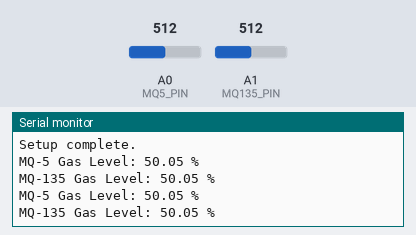
This program was run on a simulated Arduino Uno, built with avr-gcc and run on an emulated ATmega328P. On the bench: the last lines printed to the serial monitor. The test bench sets the inputs (shaded band); at power-on: A0 (MQ5_PIN) = 512, A1 (MQ135_PIN) = 512.

Above: at 1.8 s.
1.9 s: A0 (MQ5_PIN) set to 716
At 2.6 s:
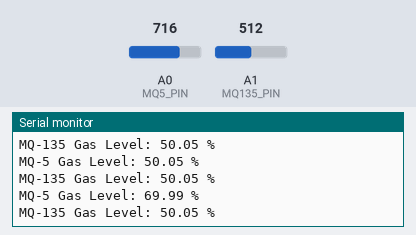
3.4 s: A1 (MQ135_PIN) set to 716
At 4.7 s:
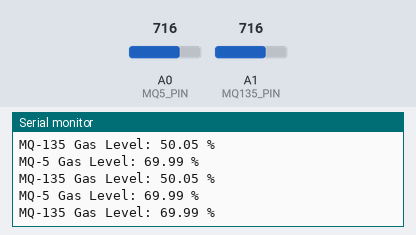
4.9 s: A0 (MQ5_PIN) set to 900
At 5.9 s:
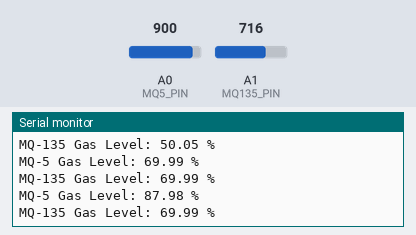
6.4 s: A1 (MQ135_PIN) set to 900
At 7.9 s:
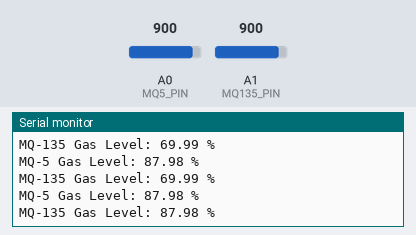
Timing chart, 0 to 8.9 s (numbered marks = the images above; inputs shaded):
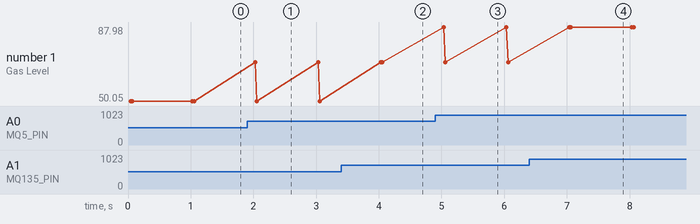

Measured:
- after the input at 1.9 s, the serial monitor: prints a new line after 0.13 s (image 1)
- after the input at 3.4 s, the serial monitor: prints a new line after 0.66 s (image 2)
- after the input at 4.9 s, the serial monitor: prints a new line after 0.13 s (image 3)
- after the input at 6.4 s, the serial monitor: prints a new line after 0.66 s (image 4)

The program:

main.cpp
```cpp
#include <Arduino.h>
// Pin definitions for MQ sensors
#define MQ5_PIN A0     // MQ-5 sensor analog pin
#define MQ135_PIN A1   // MQ-135 sensor analog pin
void setup() {
    // Initialize USB serial communication (for debugging on PC)
    Serial.begin(9600);
    Serial.println("System is starting...");
    // Set MQ sensor pins as input (optional since analog pins are input by default)
    pinMode(MQ5_PIN, INPUT);
    pinMode(MQ135_PIN, INPUT);
    Serial.println("Setup complete.");
}
void loop() {
    // Read analog values from MQ-5 and MQ-135 sensors
    int mq5Value = analogRead(MQ5_PIN);
    int mq135Value = analogRead(MQ135_PIN);
    // Convert analog values to gas concentration percentage (arbitrary scaling)
    float mq5Concentration = (mq5Value / 1023.0) * 100.0;   // Scale to percentage
    float mq135Concentration = (mq135Value / 1023.0) * 100.0; // Scale to percentage
    // Print sensor values to the Serial Monitor (via USB)
    Serial.print("MQ-5 Gas Level: ");
    Serial.print(mq5Concentration);
    Serial.println(" %");
    Serial.print("MQ-135 Gas Level: ");
    Serial.print(mq135Concentration);
    Serial.println(" %");
    // Add a delay to avoid overwhelming serial communication
    delay(1000); // 1-second delay
}
```
